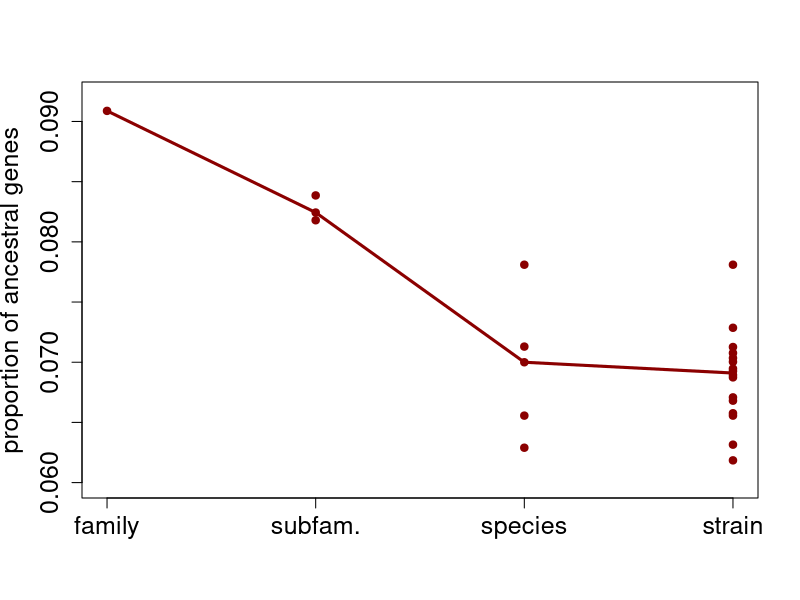

The R script that drew this image:
strain =c(
  357/4571,
  315/4988,
  373/5672,
  325/4957,
  314/4520,
  303/4517,
  316/4492,
  307/4453,
  302/4312,
  308/4322,
  308/4980,
  321/4805,
  327/4621,
  345/4735,
  296/4306,
  299/4317
)

# strain =c(
# 318/4988,
# 290/4306,
# 327/4621,
# 311/4980,
# 282/3725,
# 370/5672,
# 344/4735,
# 325/4805,
# 329/4957,
# 303/4312,
# 314/4520,
# 304/4517,
# 317/4492,
# 301/4453,
# 306/4322
# )


speciesFitch = c( 
357/4571,
287/4563,
325/4957,
269/3843,
273/3829
)


subFamilyFitch = c(
268/3251,
280/3339,
279/3411
)


familyFitch = c(
288/3169
)



pdf(file = '~/EnTrI/figures/fitch.pdf')

plot(4*strain/strain, strain, xlim=c(1,4), ylim=c(0.06,0.092), col="red4", ylab="proportion of ancestral genes", xaxt="n", xlab="",pch=19,
     cex.lab=1.5, cex.axis=1.5)

points(3*speciesFitch/speciesFitch,speciesFitch, col="red4", pch=19)

points(2*subFamilyFitch/subFamilyFitch,subFamilyFitch, col="red4", pch=19)

points(1*familyFitch/familyFitch,familyFitch, col="red4", pch=19)

lines(1:4, c(median(familyFitch), median(subFamilyFitch), median(speciesFitch), median(strain) ), col="red4", lwd=3)

#legend("topright", c("intersection", "ancestral II", "Dollo"), fil=c("red4", "olivedrab4", "cyan3"))
axis(1, at = 1:4, labels=c("family", "subfam.", "species", "strain"), cex.axis=1.5)

dev.off()
